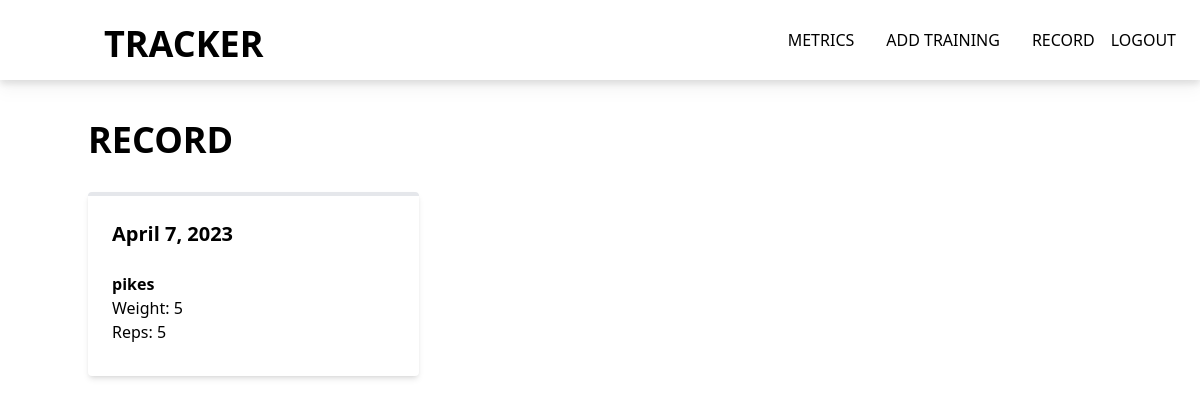
Page /tracker/record/ (signed in) on the earlier database version.
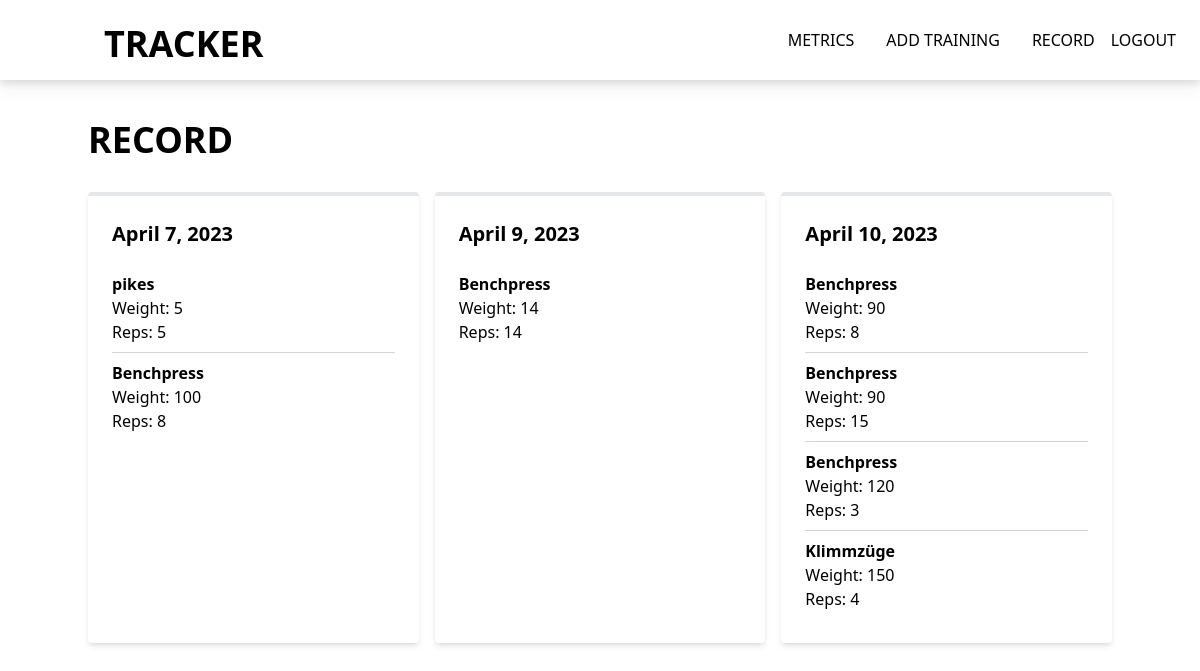
Same page on the later database version.
### tracker/models.py (models this page shows)
class Training(models.Model):
    userTraining = models.ForeignKey(
        User, default=None, on_delete=models.CASCADE, null=True)
    Date = models.DateField(default=datetime.date.today)
    def __str__(self):
        return str(self.Date)

class Set(models.Model):
    Excercise = models.ForeignKey(
        Excercise, default=None, on_delete=models.CASCADE)
    Training = models.ForeignKey(
        Training, default=None, on_delete=models.CASCADE)
    Weight = models.IntegerField()
    Reps = models.IntegerField()
    def __str__(self):
        return str(self.Excercise)+str(self.Training)

class Excercise(models.Model):
    author = models.ForeignKey(User, default=User, on_delete=models.CASCADE)
    Excercise = models.TextField()
    def __str__(self):
        return str(self.Excercise)

### tracker/views.py (the view)
# urls.py: path('record/', views.record, name='record'),
def record(request):
    if request.user.is_authenticated:
        trainings = Training.objects.filter(
            userTraining=request.user).order_by('Date')
        print(trainings)
        trainingDict = {}
        for i in trainings:
            trainingDict[i] = list(Set.objects.filter(Training=i))
        print("TRAINING DICT", trainingDict)
        return render(request, 'tracker/record.html', {'trainingDict': trainingDict})
    else:
        return render(request, 'tracker/record.html')

### mysite/templates/tracker/record.html (shortened to what this page needs)
{% extends "../base.html" %}
{% block content %}
{% if user.is_authenticated %}
<div class="container mx-auto mt-[120px]">
    <h1 class="text-4xl font-bold mb-8 text-6C63FF">RECORD</h1>
    <div class="grid grid-cols-1 md:grid-cols-2 lg:grid-cols-3 gap-4">
        {% for key,value in trainingDict.items %}
            <div class="bg-white shadow-md rounded p-6 border-t-4 border-6C63FF">
                <h2 class="text-xl font-semibold mb-4 text-6C63FF">{{ key.Date }}</h2>
                <div class="divide-y divide-gray-300">
                    {% for set in value %}
                        <div class="py-2">
                            <p class="font-semibold text-6C63FF">{{ set.Excercise }}</p>
                            <p>Weight: {{ set.Weight }}</p>
                            <p>Reps: {{ set.Reps }}</p>
                        </div>
                    {% endfor %}
                </div>
            </div>
        {% endfor %}
    </div>
</div>
{% endif %}
{% endblock %}

Differences in the rows shown:
added Set: Excercise "Benchpress", Weight "100", Reps "8", shown under Training "April 7, 2023"
added Training: Date "April 9, 2023"
added Set: Excercise "Benchpress", Weight "14", Reps "14", shown under "April 9, 2023"
added Training: Date "April 10, 2023"
added Set: Excercise "Benchpress", Weight "90", Reps "8", shown under "April 10, 2023"
added Set: Excercise "Benchpress", Weight "90", Reps "15", shown under "April 10, 2023"
added Set: Excercise "Benchpress", Weight "120", Reps "3", shown under "April 10, 2023"
added Set: Excercise "Klimmzüge", Weight "150", Reps "4", shown under "April 10, 2023"
